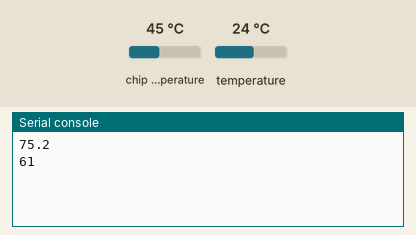
Simulated run of this program. Board: ESP32 board running MicroPython. On the bench: the last lines printed to the serial console. The inputs (shaded band) are chosen by the test bench; at power-on: chip temperature 45 °C, temperature 24 °C. WiFi joins after 1.5 s; no MQTT or app messages arrive unless stated; deep sleep restarts the program when it ends.

Above: at 1.2 s.
1.3 s: chip temperature set to 21 °C
At 6.2 s:
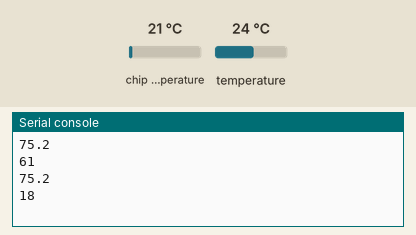
7.4 s: temperature set to 12 °C
At 11.4 s:
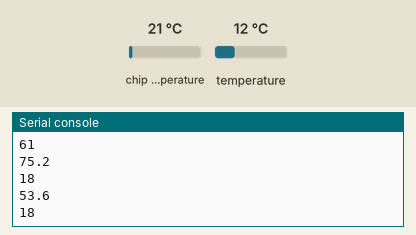
13.5 s: chip temperature set to 35 °C
At 17.7 s:
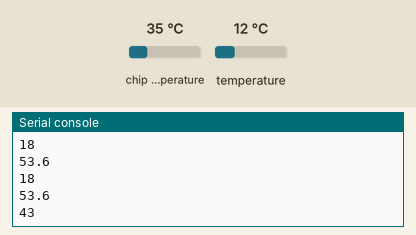
19.6 s: temperature set to 19 °C
At 22.9 s:
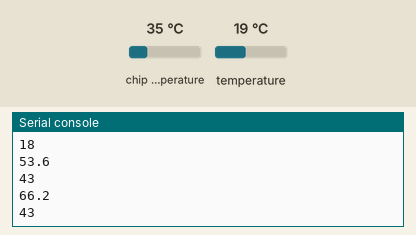
Timing chart, 0 to 24.4 s (numbered marks = the images above; inputs shaded):
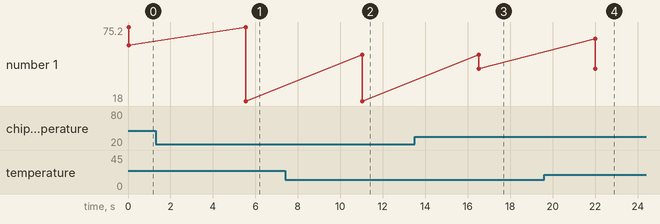

The program:

thyrmal.py
```python
import machine, esp32
import onewire, ds18x20
import time
import network
import ubinascii
from umqtt.simple import MQTTClient


def get_esp32_temp():
    """ The esp32 internal temp reported varies from part to part; adjust the value by the calibration amount.
        Unfortunately this feature has been removed/deprecated on newer esp32 hardware. (should be back on esp32-s2) """
    calibration = 52
    return esp32.raw_temperature() - calibration

def get_probe_temp():
    """ Get the temperature from the ds18b20 probe """
    pin = machine.Pin(4)
    sensor = ds18x20.DS18X20(onewire.OneWire(pin))
    rom = sensor.scan().pop() # We only have one ds18b20 probe, just pop the first one off of the list
    sensor.convert_temp()
    return sensor.read_temp(rom) * 1.8 + 32

def connect_wifi():
    wlan = network.WLAN(network.STA_IF)
    wlan.active(True)
    wlan.connect('iot-gadgets', '!QAZ2wsx')

def disconnect_wifi():
    wlan = network.WLAN(network.STA_IF)
    wlan.disconnect()
    wlan.active(False)

def publish(topic, data):
    client_id = ubinascii.hexlify(machine.unique_id())
    mqtt = MQTTClient(client_id, 'srosti.hopto.org')
    mqtt.connect()
    # mqtt has no notion of data types, convert float to a string
    if(isinstance(data, float)):
        data = str(data)
    mqtt.publish(topic, data)
    mqtt.disconnect()

while (True):
    esp_temp = get_esp32_temp()
    probe_temp = get_probe_temp()
    print(probe_temp)
    print(esp_temp)

    connect_wifi()
    publish('test', probe_temp)
    disconnect_wifi()
    machine.deepsleep(5000)
```

Measured:
- after the input at 1.3 s, the serial console: prints a new line after 4.2 s (image 1)
- after the input at 7.4 s, the serial console: prints a new line after 3.6 s (image 2)
- after the input at 13.5 s, the serial console: prints a new line after 3.0 s (image 3)
- after the input at 19.6 s, the serial console: prints a new line after 2.4 s (image 4)
- plotted number 1: 61 → 18 after the input at 1.3 s, 18 → 43 after the input at 13.5 s
